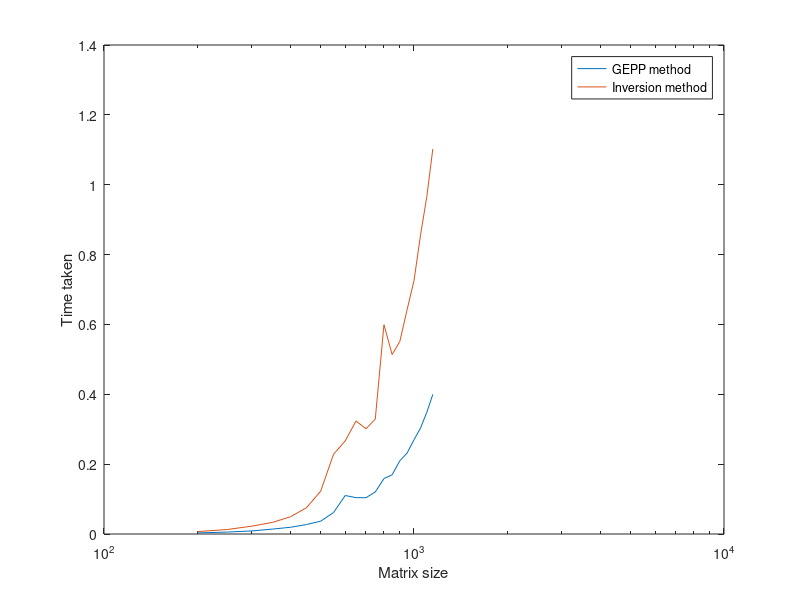

The MATLAB script that drew this image:

Time_taken_1 = [];Time_taken_2 = [];

for i = linspace(200,1150,20)
    A = randn(int16(i));
    b = randn(int16(i),1);
    tic;
    x = A\b;
    Time_taken_1 = [Time_taken_1;toc];
    tic;
    x = inv(A)*b;
    Time_taken_2 = [Time_taken_2;toc]; 
end

semilogx(linspace(200,1150,20),Time_taken_1);
hold on;
semilogx(linspace(200,1150,20),Time_taken_2);
legend('GEPP method','Inversion method');
ylabel('Time taken');
xlabel('Matrix size');